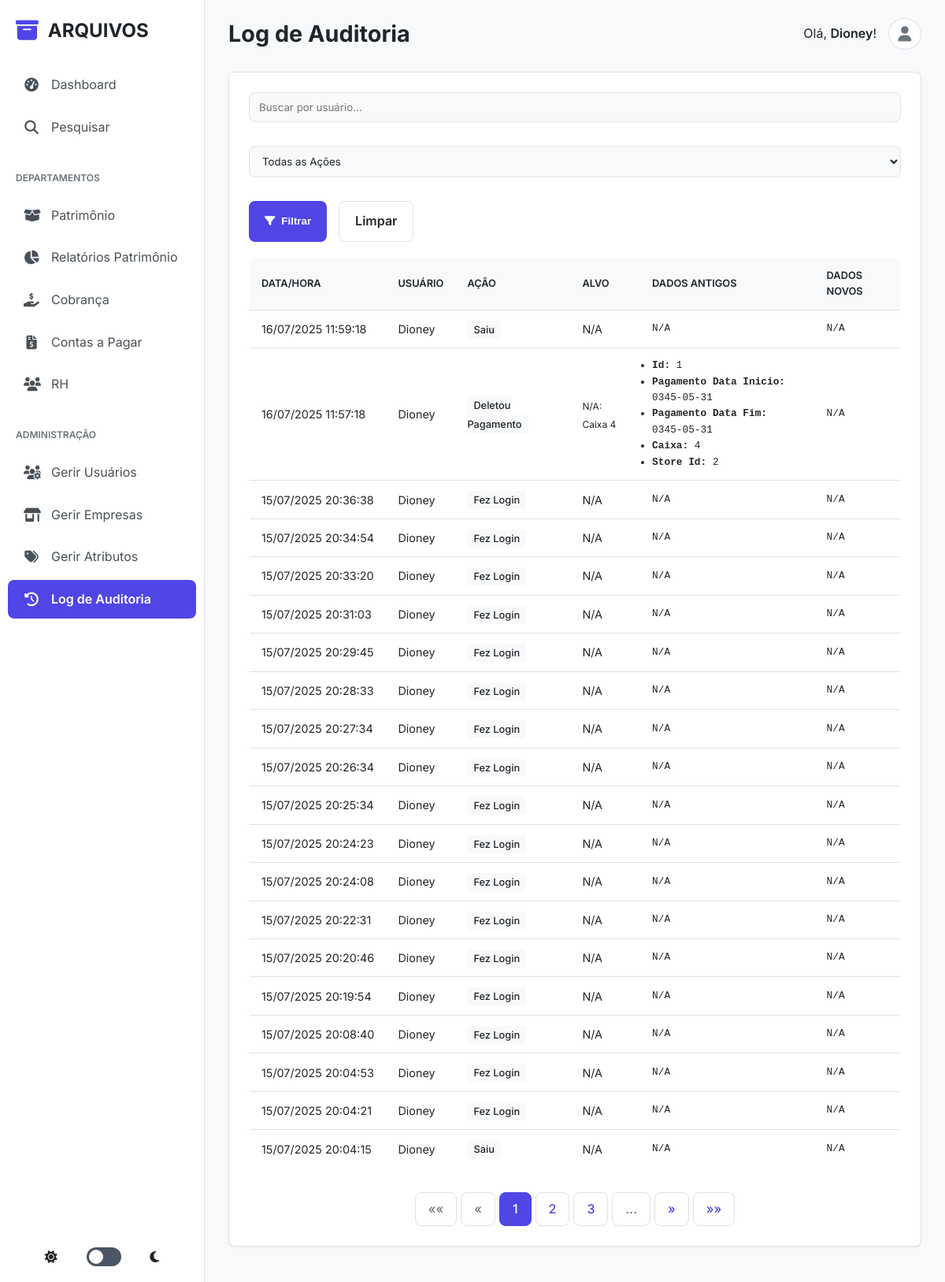
Screenshot of /super_admin/audit_log (signed in) with the database file from the repository.
### tables this page shows
CREATE TABLE audit_log (
            id INTEGER PRIMARY KEY AUTOINCREMENT,
            user_id INTEGER,
            username TEXT,
            action TEXT NOT NULL,
            target_type TEXT,
            target_id INTEGER,
            target_name TEXT,
            timestamp DATETIME DEFAULT CURRENT_TIMESTAMP, dados_antigos TEXT, dados_novos TEXT,
            FOREIGN KEY (user_id) REFERENCES users(id)
        );

### app.py (the view)
@app.route('/super_admin/audit_log')
@login_required
@role_required(['super_admin'])
def audit_log():
    db = get_db()
    page = request.args.get('page', 1, type=int)
    user_search = request.args.get('user_search', '').strip()
    action_filter = request.args.get('action_filter', '')
    base_query = "FROM audit_log WHERE 1=1"
    params = []
    if user_search:
        base_query += " AND username LIKE ?"
        params.append(f"%{user_search}%")
    if action_filter:
        base_query += " AND action = ?"
        params.append(action_filter)
    total_items = db.execute(f"SELECT COUNT(id) {base_query}", params).fetchone()[0]
    total_pages = (total_items + PER_PAGE - 1) // PER_PAGE if total_items > 0 else 1
    offset = (page - 1) * PER_PAGE
    logs = db.execute(f"SELECT * {base_query} ORDER BY timestamp DESC LIMIT ? OFFSET ?", params + [PER_PAGE, offset]).fetchall()
    distinct_actions = db.execute("SELECT DISTINCT action FROM audit_log ORDER BY action").fetchall()
    return render_template('super_admin/audit_log.html',
                           logs=logs,
                           distinct_actions=distinct_actions,
                           current_filters={'user': user_search, 'action': action_filter},
                           page=page,
                           total_pages=total_pages)

### app.py (called while the page is built)
@app.before_request
def log_request_info():
    print(f"\n>>> REQUISIÇÃO RECEBIDA: {request.method} {request.path}")
    print(f">>> Cabeçalho 'Cookie': {request.headers.get('Cookie')}")
    print(f">>> Sessão no início da requisição: {dict(session)}")

def login_required(f):
    @wraps(f)
    def decorated_function(*args, **kwargs):
        print(f"--- Verificando @login_required para a rota: '{request.endpoint}'")
        if 'logged_in' not in session:
            print(f"--- FALHA em @login_required. Sessão atual: {dict(session)}")
            flash('Você precisa fazer login para acessar esta página.', 'danger')
            return redirect(url_for('admin_login'))
        print(f"--- SUCESSO em @login_required. Usuário '{session.get('username')}' está logado.")
        return f(*args, **kwargs)
    return decorated_function

@app.template_filter('prettyjson')
def pretty_json_filter(value):
    if not value or value == 'null':
        return 'N/A'
    try:
        data = json.loads(value)
        html = "<ul>"
        for key, val in data.items():
            if key != 'password': # Não exibir senhas
                html += f"<li><strong>{key.replace('_', ' ').title()}:</strong> {val}</li>"
        html += "</ul>"
        return html
    except (json.JSONDecodeError, AttributeError):
        return value

def format_datetime(value, fmt='%d/%m/%Y %H:%M:%S'):
    if value is None:
        return ""
    try:
        return datetime.datetime.strptime(value, '%Y-%m-%d %H:%M:%S.%f').strftime(fmt)
    except ValueError:
        try:
            return datetime.datetime.strptime(value, '%Y-%m-%d %H:%M:%S').strftime(fmt)
        except ValueError:
            return value

def role_required(allowed_roles):
    def decorator(f):
        @wraps(f)
        def decorated_function(*args, **kwargs):
            if not session.get('logged_in') or session.get('role') not in allowed_roles:
                if is_ajax_request():
                    return jsonify({'status': 'error', 'message': 'Você não tem permissão para esta ação.'}), 403
                log_action('acesso_negado', target_name=request.path)
                flash('Você não tem permissão para acessar esta página.', 'danger')
                return redirect(url_for('admin_dashboard'))
            return f(*args, **kwargs)
        return decorated_function
    return decorator

### database.py (called while the page is built)
def get_db():
    if 'db' not in g:
        g.db = sqlite3.connect(DATABASE)
        g.db.row_factory = sqlite3.Row
    return g.db

### templates/super_admin/audit_log.html (shortened to what this page needs)
{% extends "base.html" %}
{% block page_title %}Log de Auditoria{% endblock %}
{% block content %}
<div class="card">
    <form method="GET" action="{{ url_for('audit_log') }}" class="dashboard-actions">
        <div class="filter-form" style="width: 100%; display: flex; flex-wrap: wrap; gap: 15px;">
    <input type="text" name="user_search" placeholder="Buscar por usuário..." value="{{ current_filters.user }}" style="flex-grow: 1;">
    <select name="action_filter" style="flex-grow: 1;">
        <option value="">Todas as Ações</option>
    </select>
    <button type="submit" class="button-primary"><i class="fas fa-filter"></i> Filtrar</button>
    <a href="{{ url_for('audit_log') }}" class="button-secondary">Limpar</a>
</div>
    </form>
    <div class="table-wrapper">
        <table>
            <thead>
                <tr>
                    <th>Data/Hora</th>
                    <th>Usuário</th>
                    <th>Ação</th>
                    <th>Alvo</th>
                    <th>Dados Antigos</th>
                    <th>Dados Novos</th>
                </tr>
            </thead>
            <tbody>
                {% for log in logs %}
                    <tr>
                        <td class="log-timestamp" style="white-space: nowrap;">{{ log.timestamp | datetime }}</td>
                        <td>{{ log.username or 'Sistema' }}</td>
                        <td><span class="action-tag" style="background-color: var(--bg-primary); padding: 4px 8px; border-radius: 4px; font-size: 0.8rem; font-weight: 500;">{{ log.action | replace('_', ' ') | title }}</span></td>
                        <td>
                            {% if log.target_id %}
                                <small>{{ log.target_type | replace('_', ' ') | title if log.target_type else 'N/A' }}: {{ log.target_name or log.target_id }}</small>
                            {% else %}
                                {{ log.target_name or 'N/A' }}
                            {% endif %}
                        </td>
                        <td class="log-data" style="font-family: monospace; font-size: 0.8rem; max-width: 300px; word-wrap: break-word;">{{ log.dados_antigos | prettyjson | safe }}</td>
                        <td class="log-data" style="font-family: monospace; font-size: 0.8rem; max-width: 300px; word-wrap: break-word;">{{ log.dados_novos | prettyjson | safe }}</td>
                    </tr>
                {% endfor %}
            </tbody>
        </table>
    </div>
    {% include '_pagination.html' %}
</div>
{% endblock %}

### static/css/style.css (style rules this page uses)
:root { --font-family: 'Inter', sans-serif; --transition-fast: 0.2s ease; --border-radius-md: 8px; --shadow-sm: 0 1px 3px rgba(0,0,0,0.05), 0 1px 2px rgba(0,0,0,0.02); --shadow-md: 0 4px 6px -1px rgba(0,0,0,0.1), 0 2px 4px -1px rgba(0,0,0,0.06); }
[data-theme="light"] { --bg-primary: #f8f9fa; --bg-secondary: #ffffff; --bg-sidebar: #ffffff; --text-primary: #212529; --text-secondary: #6c757d; --text-on-sidebar: #495057; --border-color: #dee2e6; --color-primary: #4f46e5; --color-primary-hover: #4338ca; --bg-hover-link: #f1f3f5; --bg-active-link: #eef2ff; --color-success: #16a34a; --color-danger: #dc2626; --color-warning: #f59e0b; }
* { box-sizing: border-box; margin: 0; padding: 0; }
body { font-family: var(--font-family); background-color: var(--bg-primary); color: var(--text-primary); line-height: 1.6; font-size: 16px; }
.card { background-color: var(--bg-secondary); border-radius: var(--border-radius-md); padding: 25px; margin-bottom: 25px; box-shadow: var(--shadow-sm); border: 1px solid var(--border-color); }
form input, form select, form textarea { width: 100%; padding: 10px 12px; border: 1px solid var(--border-color); background-color: var(--bg-primary); color: var(--text-primary); border-radius: var(--border-radius-md); font-family: var(--font-family); transition: border-color var(--transition-fast), box-shadow var(--transition-fast); }
form input, form select { margin-bottom: 15px; }
button, .button-primary { background-color: var(--color-primary); color: #fff; padding: 12px 20px; border: none; border-radius: var(--border-radius-md); cursor: pointer; font-weight: 600; text-decoration: none; display: inline-flex; align-items: center; gap: 8px; transition: background-color var(--transition-fast); }
.table-wrapper { overflow-x: auto; }
table { width: 100%; border-collapse: collapse; background-color: var(--bg-secondary); border-radius: var(--border-radius-md); overflow: hidden; border: 1px solid var(--border-color); font-size: 0.9rem; }
table th { background-color: var(--bg-primary); padding: 12px 15px; text-align: left; font-weight: 600; text-transform: uppercase; font-size: 0.8rem; }
table td { padding: 12px 15px; border-top: 1px solid var(--border-color); vertical-align: middle; }
.dashboard-actions { display: flex; justify-content: space-between; align-items: center; margin-bottom: 20px; }
.filter-form { display: flex; gap: 10px; }
.button-secondary { background-color: var(--bg-secondary); color: var(--text-primary); border: 1px solid var(--border-color); padding: 12px 20px; border-radius: var(--border-radius-md); cursor: pointer; font-weight: 600; text-decoration: none; display: inline-flex; align-items: center; gap: 8px; transition: all var(--transition-fast); }

### rows the page displays
audit_log: timestamp "16/07/2025 11:59:18", username "Dioney", action "Saiu", target_name "N/A", dados_antigos|prettyjson "N/A", dados_novos|prettyjson "N/A"
audit_log: timestamp "16/07/2025 11:57:18", username "Dioney", action "Deletou Pagamento", target_type "N/A", target_name "Caixa 4", dados_antigos|prettyjson "Id: 1 Pagamento Data Inicio: 0345-05-31 Pagamento Data Fim: 0345-05-31 Caixa: 4 Store Id: 2", dados_novos|prettyjson "N/A"
audit_log: timestamp "15/07/2025 20:36:38", username "Dioney", action "Fez Login", target_name "N/A", dados_antigos|prettyjson "N/A", dados_novos|prettyjson "N/A"
audit_log: timestamp "15/07/2025 20:34:54", username "Dioney", action "Fez Login", target_name "N/A", dados_antigos|prettyjson "N/A", dados_novos|prettyjson "N/A"
audit_log: timestamp "15/07/2025 20:33:20", username "Dioney", action "Fez Login", target_name "N/A", dados_antigos|prettyjson "N/A", dados_novos|prettyjson "N/A"
audit_log: timestamp "15/07/2025 20:31:03", username "Dioney", action "Fez Login", target_name "N/A", dados_antigos|prettyjson "N/A", dados_novos|prettyjson "N/A"
audit_log: timestamp "15/07/2025 20:29:45", username "Dioney", action "Fez Login", target_name "N/A", dados_antigos|prettyjson "N/A", dados_novos|prettyjson "N/A"
audit_log: timestamp "15/07/2025 20:28:33", username "Dioney", action "Fez Login", target_name "N/A", dados_antigos|prettyjson "N/A", dados_novos|prettyjson "N/A"
audit_log: timestamp "15/07/2025 20:27:34", username "Dioney", action "Fez Login", target_name "N/A", dados_antigos|prettyjson "N/A", dados_novos|prettyjson "N/A"
audit_log: timestamp "15/07/2025 20:26:34", username "Dioney", action "Fez Login", target_name "N/A", dados_antigos|prettyjson "N/A", dados_novos|prettyjson "N/A"
audit_log: timestamp "15/07/2025 20:25:34", username "Dioney", action "Fez Login", target_name "N/A", dados_antigos|prettyjson "N/A", dados_novos|prettyjson "N/A"
audit_log: timestamp "15/07/2025 20:24:23", username "Dioney", action "Fez Login", target_name "N/A", dados_antigos|prettyjson "N/A", dados_novos|prettyjson "N/A"
audit_log: timestamp "15/07/2025 20:24:08", username "Dioney", action "Fez Login", target_name "N/A", dados_antigos|prettyjson "N/A", dados_novos|prettyjson "N/A"
audit_log: timestamp "15/07/2025 20:22:31", username "Dioney", action "Fez Login", target_name "N/A", dados_antigos|prettyjson "N/A", dados_novos|prettyjson "N/A"
audit_log: timestamp "15/07/2025 20:20:46", username "Dioney", action "Fez Login", target_name "N/A", dados_antigos|prettyjson "N/A", dados_novos|prettyjson "N/A"
audit_log: timestamp "15/07/2025 20:19:54", username "Dioney", action "Fez Login", target_name "N/A", dados_antigos|prettyjson "N/A", dados_novos|prettyjson "N/A"
audit_log: timestamp "15/07/2025 20:08:40", username "Dioney", action "Fez Login", target_name "N/A", dados_antigos|prettyjson "N/A", dados_novos|prettyjson "N/A"
audit_log: timestamp "15/07/2025 20:04:53", username "Dioney", action "Fez Login", target_name "N/A", dados_antigos|prettyjson "N/A", dados_novos|prettyjson "N/A"
audit_log: timestamp "15/07/2025 20:04:21", username "Dioney", action "Fez Login", target_name "N/A", dados_antigos|prettyjson "N/A", dados_novos|prettyjson "N/A"
audit_log: timestamp "15/07/2025 20:04:15", username "Dioney", action "Saiu", target_name "N/A", dados_antigos|prettyjson "N/A", dados_novos|prettyjson "N/A"

### other values shown
{{ session.username }} "Dioney"
{{ p }} "1"
{{ p }} "2" "3"
